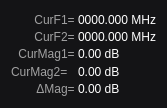
<?xml version="1.0" encoding="UTF-8"?>
<ui version="4.0">
 <class>NaCursorReadouts</class>
 <widget class="QWidget" name="NaCursorReadouts">
  <property name="geometry">
   <rect>
    <x>0</x>
    <y>0</y>
    <width>167</width>
    <height>108</height>
   </rect>
  </property>
  <property name="windowTitle">
   <string>Form</string>
  </property>
  <property name="styleSheet">
   <string notr="true">QWidget {
  background-color: rgb(20, 20, 22);
  color: white;
}</string>
  </property>
  <layout class="QGridLayout" name="gridLayout_2">
   <property name="spacing">
    <number>0</number>
   </property>
   <item row="1" column="0">
    <widget class="QLabel" name="label_2">
     <property name="styleSheet">
      <string notr="true">color: rgba(255, 255, 255, 153);</string>
     </property>
     <property name="text">
      <string>CurF2= </string>
     </property>
     <property name="alignment">
      <set>Qt::AlignRight|Qt::AlignTrailing|Qt::AlignVCenter</set>
     </property>
    </widget>
   </item>
   <item row="3" column="1">
    <widget class="QLabel" name="customValue2">
     <property name="text">
      <string>0.00 dB</string>
     </property>
    </widget>
   </item>
   <item row="1" column="1">
    <widget class="QLabel" name="frequency2">
     <property name="text">
      <string>0000.000 MHz</string>
     </property>
    </widget>
   </item>
   <item row="3" column="0">
    <widget class="QLabel" name="customLabel2">
     <property name="styleSheet">
      <string notr="true">color: rgba(255, 255, 255, 153);</string>
     </property>
     <property name="text">
      <string>CurMag2= </string>
     </property>
    </widget>
   </item>
   <item row="2" column="0">
    <widget class="QLabel" name="customLabel1">
     <property name="styleSheet">
      <string notr="true">color: rgba(255, 255, 255, 153);</string>
     </property>
     <property name="text">
      <string>CurMag1= </string>
     </property>
     <property name="alignment">
      <set>Qt::AlignRight|Qt::AlignTrailing|Qt::AlignVCenter</set>
     </property>
    </widget>
   </item>
   <item row="0" column="1">
    <widget class="QLabel" name="frequency1">
     <property name="text">
      <string>0000.000 MHz</string>
     </property>
    </widget>
   </item>
   <item row="0" column="0">
    <widget class="QLabel" name="label">
     <property name="styleSheet">
      <string notr="true">color: rgba(255, 255, 255, 153);</string>
     </property>
     <property name="text">
      <string>CurF1= </string>
     </property>
     <property name="alignment">
      <set>Qt::AlignRight|Qt::AlignTrailing|Qt::AlignVCenter</set>
     </property>
    </widget>
   </item>
   <item row="2" column="1">
    <widget class="QLabel" name="customValue1">
     <property name="text">
      <string>0.00 dB</string>
     </property>
    </widget>
   </item>
   <item row="4" column="0">
    <widget class="QLabel" name="deltaLabel">
     <property name="layoutDirection">
      <enum>Qt::RightToLeft</enum>
     </property>
     <property name="styleSheet">
      <string notr="true">color: rgba(255, 255, 255, 153);</string>
     </property>
     <property name="text">
      <string>ΔMag= </string>
     </property>
     <property name="alignment">
      <set>Qt::AlignRight|Qt::AlignTrailing|Qt::AlignVCenter</set>
     </property>
    </widget>
   </item>
   <item row="4" column="1">
    <widget class="QLabel" name="deltaValue">
     <property name="text">
      <string>0.00 dB</string>
     </property>
    </widget>
   </item>
  </layout>
 </widget>
 <resources/>
 <connections/>
</ui>
